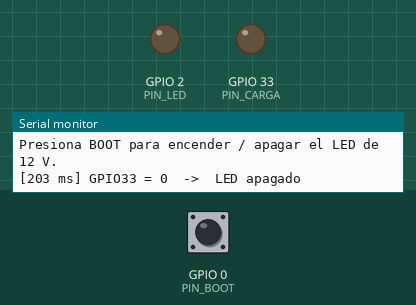
Recording of a sketch running on a simulated ESP32. On the bench: output pins drawn as LEDs (lit = HIGH), the last lines printed to the serial monitor. Inputs (shaded band) come from the test bench; at power-on: GPIO 0 (PIN_BOOT) HIGH.

Above: at 1.4 s.
1.5 s: GPIO 0 (PIN_BOOT) pulled LOW for 0.15 s
At 2.6 s:
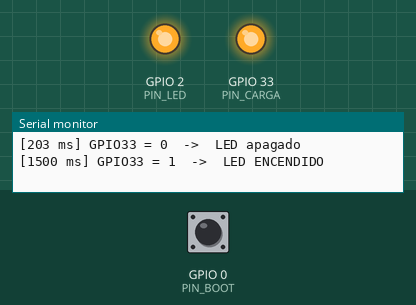
3.1 s: GPIO 0 (PIN_BOOT) pulled LOW for 1 s
At 3.8 s:
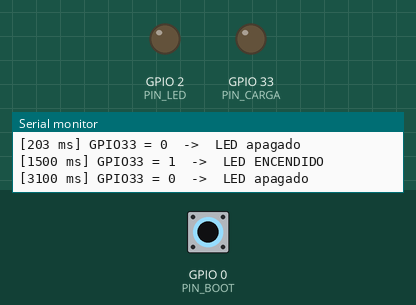
5.6 s: GPIO 0 (PIN_BOOT) pulled LOW for 3.2 s
At 6.9 s:
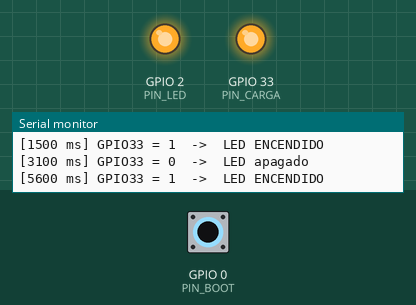
Timing chart, 0 to 8.6 s (numbered marks = the images above; inputs shaded):
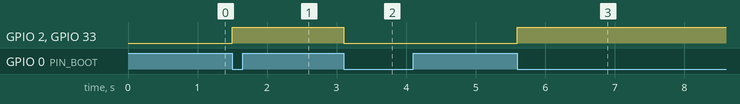

Measured:
- after the input at 1.5 s, GPIO 2 (PIN_LED), GPIO 33 (PIN_CARGA): LOW → HIGH at once
- after the input at 3.1 s, GPIO 2 (PIN_LED), GPIO 33 (PIN_CARGA): HIGH → LOW at once
- after the input at 5.6 s, GPIO 2 (PIN_LED), GPIO 33 (PIN_CARGA): LOW → HIGH at once

The sketch:

Prueba_Boton.ino
```cpp
/*
 * ============================================================
 *  PRUEBA CON BOTON - ESP32 + 74LS07 + IRFZ44N + modulo LED 12 V
 *  Tostatronic - www.tostatronic.com
 * ============================================================
 *
 *  Prueba el circuito de potencia sin WiFi ni camara: cada vez que
 *  presionas el boton BOOT de la placa (GPIO0), la carga cambia de
 *  estado. El LED azul de la placa (GPIO2) copia el estado de GPIO33.
 *
 *    GPIO33 en 1 -> 74LS07 suelta la salida -> pull-up 4.7k a 12 V
 *                -> compuerta del IRFZ44N a 12 V -> LED ENCENDIDO
 *    GPIO33 en 0 -> 74LS07 jala a tierra -> LED apagado
 *
 *  Si esto funciona, el circuito esta bien y cualquier falla del
 *  proyecto por gestos esta en el WiFi o la camara.
 *
 *  Arduino IDE: placa "ESP32 Wrover Module". Monitor serie a 115200.
 * ============================================================
 */

const uint8_t PIN_CARGA = 33;  // a la entrada 1A (pin 1) de la 74LS07
const uint8_t PIN_BOOT  = 0;   // boton BOOT de la placa (va a GND al presionarlo)
const uint8_t PIN_LED   = 2;   // LED de usuario de la placa

const uint16_t ANTIRREBOTE_MS = 40;

bool encendida = false;

void ponerCarga(bool encender) {
  encendida = encender;
  digitalWrite(PIN_CARGA, encender ? HIGH : LOW);
  digitalWrite(PIN_LED, encender ? HIGH : LOW);
  Serial.printf("[%lu ms] GPIO33 = %d  ->  LED %s\n", millis(), encender, encender ? "ENCENDIDO" : "apagado");
}

void setup() {
  pinMode(PIN_CARGA, OUTPUT);       // lo primero: la carga apagada
  digitalWrite(PIN_CARGA, LOW);
  pinMode(PIN_LED, OUTPUT);
  pinMode(PIN_BOOT, INPUT_PULLUP);

  Serial.begin(115200);
  delay(200);
  Serial.println();
  Serial.println("=== Prueba con boton | ESP32 + 74LS07 + IRFZ44N ===");
  Serial.println("Presiona BOOT para encender / apagar el LED de 12 V.");
  ponerCarga(false);
}

void loop() {
  static bool anterior = HIGH;
  static uint32_t cambio = 0;

  bool lectura = digitalRead(PIN_BOOT);
  if (lectura != anterior && millis() - cambio > ANTIRREBOTE_MS) {
    cambio = millis();
    anterior = lectura;
    if (lectura == LOW) ponerCarga(!encendida);   // solo al presionar, no al soltar
  }
}
```
